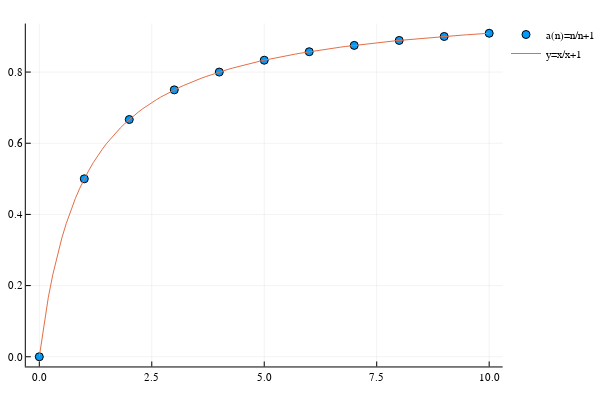

Here is the notebook cell this chart was saved with:
### Code cell
domain =0:10
scatter(domain, a.(domain), label="a(n)=n/n+1")
plot!(0:0.1:10,f.(0:0.1:10), label="y=x/x+1")

### Figure 1 — Plotly figure (JSON) as saved in the notebook; plotly's stock layout.template omitted (floating-point values rounded to 4 significant figures)
{"data": [{"colorbar": {"title": ""}, "marker": {"color": ["rgba(0, 154, 250, 1.000)", "rgba(0, 154, 250, 1.000)", "rgba(0, 154, 250, 1.000)", "rgba(0, 154, 250, 1.000)", "rgba(0, 154, 250, 1.000)", "rgba(0, 154, 250, 1.000)", "rgba(0, 154, 250, 1.000)", "rgba(0, 154, 250, 1.000)", "rgba(0, 154, 250, 1.000)", "rgba(0, 154, 250, 1.000)", "rgba(0, 154, 250, 1.000)"], "line": {"color": ["rgba(0, 0, 0, 1.000)", "rgba(0, 0, 0, 1.000)", "rgba(0, 0, 0, 1.000)", "rgba(0, 0, 0, 1.000)", "rgba(0, 0, 0, 1.000)", "rgba(0, 0, 0, 1.000)", "rgba(0, 0, 0, 1.000)", "rgba(0, 0, 0, 1.000)", "rgba(0, 0, 0, 1.000)", "rgba(0, 0, 0, 1.000)", "rgba(0, 0, 0, 1.000)"], "width": 1}, "size": 8, "symbol": "circle"}, "mode": "markers", "name": "a(n)=n/n+1", "showlegend": true, "type": "scatter", "x": [0, 1, 2, 3, 4, 5, 6, 7, 8, 9, 10], "xaxis": "x1", "y": [0, 0.5, 0.6667, 0.75, 0.8, 0.8333, 0.8571, 0.875, 0.8889, 0.9, 0.9091], "yaxis": "y1"}, {"colorbar": {"title": ""}, "line": {"color": "rgba(227, 111, 71, 1.000)", "dash": "solid", "shape": "linear", "width": 1}, "mode": "lines", "name": "y=x/x+1", "showlegend": true, "type": "scatter", "x": [0, 0.1, 0.2, 0.3, 0.4, 0.5, 0.6, 0.7, 0.8, 0.9, 1, 1.1, 1.2, 1.3, 1.4, 1.5, 1.6, 1.7, 1.8, 1.9, 2, 2.1, 2.2, 2.3, 2.4, 2.5, 2.6, 2.7, 2.8, 2.9, 3, 3.1, 3.2, 3.3, 3.4, 3.5, 3.6, 3.7, 3.8, 3.9, 4, 4.1, 4.2, 4.3, 4.4, 4.5, 4.6, 4.7, 4.8, 4.9, 5, 5.1, 5.2, 5.3, 5.4, 5.5, 5.6, 5.7, 5.8, 5.9, 6, 6.1, 6.2, 6.3, 6.4, 6.5, 6.6, 6.7, 6.8, 6.9, 7, 7.1, 7.2, 7.3, 7.4, 7.5, 7.6, 7.7, 7.8, 7.9, 8, 8.1, 8.2, 8.3, 8.4, 8.5, 8.6, 8.7, 8.8, 8.9, 9, 9.1, 9.2, 9.3, 9.4, 9.5, 9.6, 9.7, 9.8, 9.9, 10], "xaxis": "x1", "y": [0, 0.09091, 0.1667, 0.2308, 0.2857, 0.3333, 0.375, 0.4118, 0.4444, 0.4737, 0.5, 0.5238, 0.5455, 0.5652, 0.5833, 0.6, 0.6154, 0.6296, 0.6429, 0.6552, 0.6667, 0.6774, 0.6875, 0.697, 0.7059, 0.7143, 0.7222, 0.7297, 0.7368, 0.7436, 0.75, 0.7561, 0.7619, 0.7674, 0.7727, 0.7778, 0.7826, 0.7872, 0.7917, 0.7959, 0.8, 0.8039, 0.8077, 0.8113, 0.8148, 0.8182, 0.8214, 0.8246, 0.8276, 0.8305, 0.8333, 0.8361, 0.8387, 0.8413, 0.8438, 0.8462, 0.8485, 0.8507, 0.8529, 0.8551, 0.8571, 0.8592, 0.8611, 0.863, 0.8649, 0.8667, 0.8684, 0.8701, 0.8718, 0.8734, 0.875, 0.8765, 0.878, 0.8795, 0.881, 0.8824, 0.8837, 0.8851, 0.8864, 0.8876, 0.8889, 0.8901, 0.8913, 0.8925, 0.8936, 0.8947, 0.8958, 0.8969, 0.898, 0.899, 0.9, 0.901, 0.902, 0.9029, 0.9038, 0.9048, 0.9057, 0.9065, 0.9074, 0.9083, 0.9091], "yaxis": "y1"}], "layout": {"annotations": [], "height": 400, "legend": {"bgcolor": "rgba(255, 255, 255, 1.000)", "bordercolor": "rgba(0, 0, 0, 1.000)", "font": {"color": "rgba(0, 0, 0, 1.000)", "family": "sans-serif", "size": 11}, "x": 1, "y": 1}, "margin": {"b": 20, "l": 0, "r": 0, "t": 20}, "paper_bgcolor": "rgba(255, 255, 255, 1.000)", "plot_bgcolor": "rgba(255, 255, 255, 1.000)", "showlegend": true, "width": 600, "xaxis1": {"anchor": "y1", "domain": [0.05101, 0.9934], "gridcolor": "rgba(0, 0, 0, 0.100)", "gridwidth": 0.5, "linecolor": "rgba(0, 0, 0, 1.000)", "mirror": false, "range": [-0.3, 10.3], "showgrid": true, "showline": true, "showticklabels": true, "tickangle": 0, "tickcolor": "rgb(0, 0, 0)", "tickfont": {"color": "rgba(0, 0, 0, 1.000)", "family": "sans-serif", "size": 11}, "tickmode": "array", "ticks": "inside", "ticktext": ["0.0", "2.5", "5.0", "7.5", "10.0"], "tickvals": [0, 2.5, 5, 7.5, 10], "title": "", "titlefont": {"color": "rgba(0, 0, 0, 1.000)", "family": "sans-serif", "size": 15}, "type": "-", "visible": true, "zeroline": false, "zerolinecolor": "rgba(0, 0, 0, 1.000)"}, "yaxis1": {"anchor": "x1", "domain": [0.03762, 0.9902], "gridcolor": "rgba(0, 0, 0, 0.100)", "gridwidth": 0.5, "linecolor": "rgba(0, 0, 0, 1.000)", "mirror": false, "range": [-0.02727, 0.9364], "showgrid": true, "showline": true, "showticklabels": true, "tickangle": 0, "tickcolor": "rgb(0, 0, 0)", "tickfont": {"color": "rgba(0, 0, 0, 1.000)", "family": "sans-serif", "size": 11}, "tickmode": "array", "ticks": "inside", "ticktext": ["0.0", "0.2", "0.4", "0.6", "0.8"], "tickvals": [0, 0.2, 0.4, 0.6, 0.8], "title": "", "titlefont": {"color": "rgba(0, 0, 0, 1.000)", "family": "sans-serif", "size": 15}, "type": "-", "visible": true, "zeroline": false, "zerolinecolor": "rgba(0, 0, 0, 1.000)"}}}
